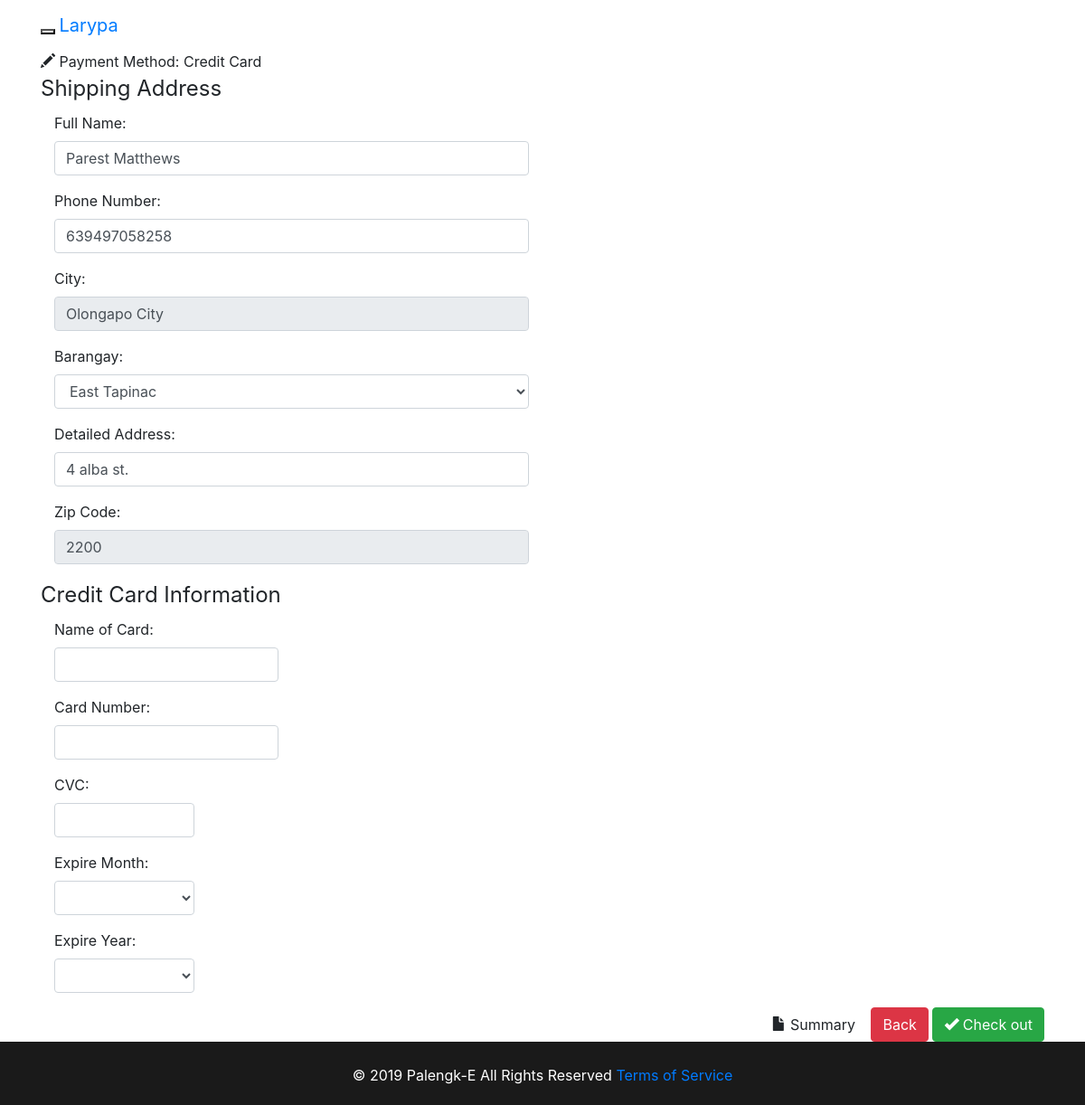
The page /Thesis/credit.php (signed in) on the database its author committed.
### tables this page shows
CREATE TABLE `customers` (
  `Customer_id` int(255) NOT NULL,
  `Full_name` varchar(255) NOT NULL,
  `Customer_email` varchar(255) NOT NULL,
  `Customer_password` varchar(255) NOT NULL,
  `Customer_phone` text NOT NULL,
  `Customer_barangay` varchar(255) NOT NULL,
  `Customer_address` varchar(255) NOT NULL,
  `Customer_joindate` datetime NOT NULL DEFAULT CURRENT_TIMESTAMP,
  `Customer_login` datetime NOT NULL,
  `Customer_photo` varchar(255) NOT NULL,
  `Deleted` int(11) NOT NULL DEFAULT '0'
);

### Thesis/system/initialize.php (called while the page is built, shortened)
<?php
if(isset($_SESSION['SBCustomer'])){
  $customer_id = $_SESSION['SBCustomer'];
}

### Thesis/credit.php (the view, shortened to what this page needs)
<?php
require_once 'system/initialize.php';
include 'includes/home.php';
include 'includes/nav.php';
$totalinfo = $db->query("SELECT * FROM customers WHERE Customer_id = {$customer_id}");
$userq = mysqli_fetch_assoc($totalinfo);
?>
<div class="container">
  <div class="row">
    <div class="col-md-12">
      <div class="panel panel-success">
        <div class="panel-heading"><i class="glyphicon glyphicon-pencil"></i> Payment Method: Credit Card</div>
        <div class="panel-body">
            <form action="thanks.php" method="post" id="payment-form" name="form">
               <legend>Shipping Address</legend>
               <div class ="form-group col-md-6">
                 <label for="full_name">Full Name:</label>
                 <input class="form-control" id="full_name" name="full_name" type="text" placeholder="Set Full Name" value="<?php echo $userq['Full_name']?>" required>
               </div>
               <div class ="form-group col-md-6">
                 <label for="phone">Phone Number:</label>
                 <input class="form-control" id="phone" name="phone" type="text" oninput="this.value = this.value.replace(/[^0-9]/g, ''); this.value = this.value.replace(/(\..*)\./g, '$1');"  placeholder="Set Phone Number" value="<?php echo $userq['Customer_phone']?>"required>
               </div>
               <div class ="form-group col-md-6">
                 <label for="city">City:</label>
                 <input class="form-control" id="city" name="city" type="text" data-stripe="address_city" value="Olongapo City" readonly required>
               </div>
               <div class ="form-group col-md-6">
                 <label for="barangay">Barangay:</label>
                 <select class="form-control" id="barangay" name="barangay" type="text" data-stripe="address_line2" required>
                   <option selected disabled hidden><?php echo $userq['Customer_barangay']?></option>
                </select>
               </div>
               <div class ="form-group col-md-6">
                 <label for="detail">Detailed Address:</label>
                 <input class="form-control" id="detail" name="detail" type="text" data-stripe="address_line1" value="<?php echo $userq['Customer_address']?>" required>
               </div>
               <div class ="form-group col-md-6">
                 <label for="zipcode">Zip Code:</label>
                 <input class="form-control" id="zipcode" name="zipcode" type="text" data-stripe="address_zip" value="2200" readonly oninput="this.value = this.value.replace(/[^0-9]/g, ''); this.value = this.value.replace(/(\..*)\./g, '$1');" required>
               </div>
                <legend>Credit Card Information</legend>
               <div class="form-group col-md-3">
               <label for ="name">Name of Card: </label>
               <input type="text" id="name" class="form-control" data-stripe="name">
              </div>
               <div class="form-group col-md-3" id="card-element" >
               <label for ="number">Card Number: </label>
               <input type="text" id="number" class="form-control" data-stripe="number" oninput="this.value = this.value.replace(/[^0-9]/g, ''); this.value = this.value.replace(/(\..*)\./g, '$1');" maxlength="16">
             </div>
             <div class="form-group col-md-2">
             <label for ="cvc">CVC: </label>
             <input type="text" id="number" class="form-control" data-stripe="cvc" oninput="this.value = this.value.replace(/[^0-9]/g, ''); this.value = this.value.replace(/(\..*)\./g, '$1');" maxlength="3">
           </div>
               <div class="form-group col-md-2">
               <label for ="name">Expire Month:</label>
               <select id="exp-month" class="form-control" data-stripe="exp_month">
                 <option value=""></option>
                 <?php for($i=1;$i < 13 ; $i++): ?>
                   <option value="<?php echo $i;?>"><?php echo $i;?></option>
                 <?php endfor; ?>
               </select>
             </div>
               <div class="form-group col-md-2">
               <label for ="exp-year">Expire Year: </label>
               <select id="exp-year" class="form-control" data-stripe="exp_year">
                 <option value=""></option>
                 <?php
                 $yr = date("Y");
                 ?>
                 <?php for($i=0;$i < 11; $i++): ?>
                   <option value="<?=$yr + $i?>"><?=$yr + $i?></option>
                 <?php endfor; ?>
               </select>
             </div>
           </div>
             <div class="panel-footer text-right">
               <button type="button" class="btn btn-default" data-toggle="modal" data-target="#myModal" id="start"><i class="glyphicon glyphicon-file"></i> Summary</button>
              <button type="button" class="btn btn-danger" onclick="goBack()">Back</button>
              <button type="submit" class="btn btn-success" name="credit"><i class="glyphicon glyphicon-ok"></i> Check out</button>
             </div>
        </div>
 </div>
      </div>
    </div>
<?php
 include 'includes/footer.php';
  ?>

### Thesis/css/main.css (style rules this page uses)
html { margin:0; padding:0; height:100% }
body { margin:0; padding:0; height:100%; background-image: url("../images/newbackground.jpg"); background-size: 100vw 100vh; background-attachment: fixed; }
body { overflow-x: hidden; }

### rows shown on the page
customers: full_name "Parest Matthews", phone "639497058258", barangay "East Tapinac", detail "4 alba st."
